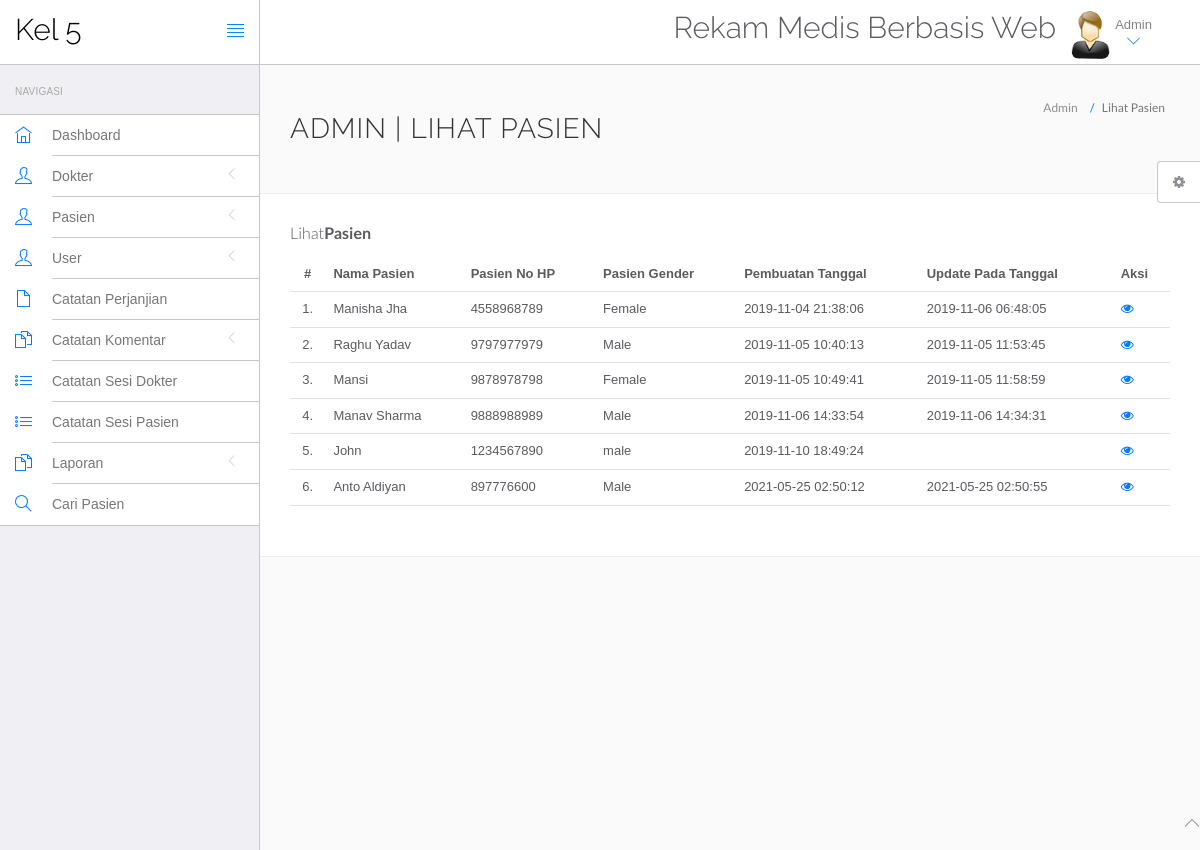
Page /hms/admin/manage-patient.php (signed in) on the committed database.
### tables this page shows
CREATE TABLE `tblpatient` (
  `ID` int(10) NOT NULL,
  `Docid` int(10) DEFAULT NULL,
  `PatientName` varchar(200) DEFAULT NULL,
  `PatientContno` bigint(10) DEFAULT NULL,
  `PatientEmail` varchar(200) DEFAULT NULL,
  `PatientGender` varchar(50) DEFAULT NULL,
  `PatientAdd` mediumtext DEFAULT NULL,
  `PatientAge` int(10) DEFAULT NULL,
  `PatientMedhis` mediumtext DEFAULT NULL,
  `CreationDate` timestamp NULL DEFAULT current_timestamp(),
  `UpdationDate` timestamp NULL DEFAULT NULL ON UPDATE current_timestamp()
);

### hms/admin/manage-patient.php (the view, shortened to what this page needs)
<?php
include('include/config.php');
?>
<!DOCTYPE html>
<html lang="en">
	<head>
		<link rel="stylesheet" href="vendor/bootstrap/css/bootstrap.min.css">
		<link rel="stylesheet" href="vendor/fontawesome/css/font-awesome.min.css">
		<link rel="stylesheet" href="vendor/themify-icons/themify-icons.min.css">
		<link href="vendor/animate.css/animate.min.css" rel="stylesheet" media="screen">
		<link href="vendor/perfect-scrollbar/perfect-scrollbar.min.css" rel="stylesheet" media="screen">
		<link href="vendor/switchery/switchery.min.css" rel="stylesheet" media="screen">
		<link href="vendor/bootstrap-touchspin/jquery.bootstrap-touchspin.min.css" rel="stylesheet" media="screen">
		<link href="vendor/select2/select2.min.css" rel="stylesheet" media="screen">
		<link href="vendor/bootstrap-datepicker/bootstrap-datepicker3.standalone.min.css" rel="stylesheet" media="screen">
		<link href="vendor/bootstrap-timepicker/bootstrap-timepicker.min.css" rel="stylesheet" media="screen">
		<link rel="stylesheet" href="assets/css/styles.css">
		<link rel="stylesheet" href="assets/css/plugins.css">
		<link rel="stylesheet" href="assets/css/themes/theme-1.css" id="skin_color" />
	</head>
	<body>
		<div id="app">
<?php include('include/sidebar.php');?>
<div class="app-content">
<?php include('include/header.php');?>
<div class="main-content" >
<div class="wrap-content container" id="container">
<section id="page-title">
<div class="row">
<div class="col-sm-8">
<h1 class="mainTitle">Admin | Lihat Pasien</h1>
</div>
<ol class="breadcrumb">
<li>
<span>Admin</span>
</li>
<li class="active">
<span>Lihat Pasien</span>
</li>
</ol>
</div>
</section>
<div class="container-fluid container-fullw bg-white">
<div class="row">
<div class="col-md-12">
<h5 class="over-title margin-bottom-15">Lihat<span class="text-bold">Pasien</span></h5>
<table class="table table-hover" id="sample-table-1">
<thead>
<tr>
<th class="center">#</th>
<th>Nama Pasien</th>
<th>Pasien No HP</th>
<th>Pasien Gender </th>
<th>Pembuatan Tanggal</th>
<th>Update Pada Tanggal</th>
<th>Aksi</th>
</tr>
</thead>
<tbody>
<?php
$sql=mysqli_query($con,"select * from tblpatient");
$cnt=1;
while($row=mysqli_fetch_array($sql))
{
?>
<tr>
<td class="center"><?php echo $cnt;?>.</td>
<td class="hidden-xs"><?php echo $row['PatientName'];?></td>
<td><?php echo $row['PatientContno'];?></td>
<td><?php echo $row['PatientGender'];?></td>
<td><?php echo $row['CreationDate'];?></td>
<td><?php echo $row['UpdationDate'];?>
</td>
<td>
<a href="view-patient.php?viewid=<?php echo $row['ID'];?>"><i class="fa fa-eye"></i></a>
</td>
</tr>
<?php
$cnt=$cnt+1;
 }?></tbody>
</table>
</div>
</div>
</div>
</div>
</div>
</div>
</div>
	<?php include('include/footer.php');?>
	<?php include('include/setting.php');?>
	</body>
</html>

### hms/admin/assets/css/themes/theme-1.css (style rules this page uses)
body { background: #FAFAFA; }

### rows in the picture
tblpatient: PatientName "Manisha Jha", PatientContno "4558968789", PatientGender "Female", CreationDate "2019-11-04 21:38:06", UpdationDate "2019-11-06 06:48:05"
tblpatient: PatientName "Raghu Yadav", PatientContno "9797977979", PatientGender "Male", CreationDate "2019-11-05 10:40:13", UpdationDate "2019-11-05 11:53:45"
tblpatient: PatientName "Mansi", PatientContno "9878978798", PatientGender "Female", CreationDate "2019-11-05 10:49:41", UpdationDate "2019-11-05 11:58:59"
tblpatient: PatientName "Manav Sharma", PatientContno "9888988989", PatientGender "Male", CreationDate "2019-11-06 14:33:54", UpdationDate "2019-11-06 14:34:31"
tblpatient: PatientName "John", PatientContno "1234567890", PatientGender "male", CreationDate "2019-11-10 18:49:24"
tblpatient: PatientName "Anto Aldiyan", PatientContno "897776600", PatientGender "Male", CreationDate "2021-05-25 02:50:12", UpdationDate "2021-05-25 02:50:55"
